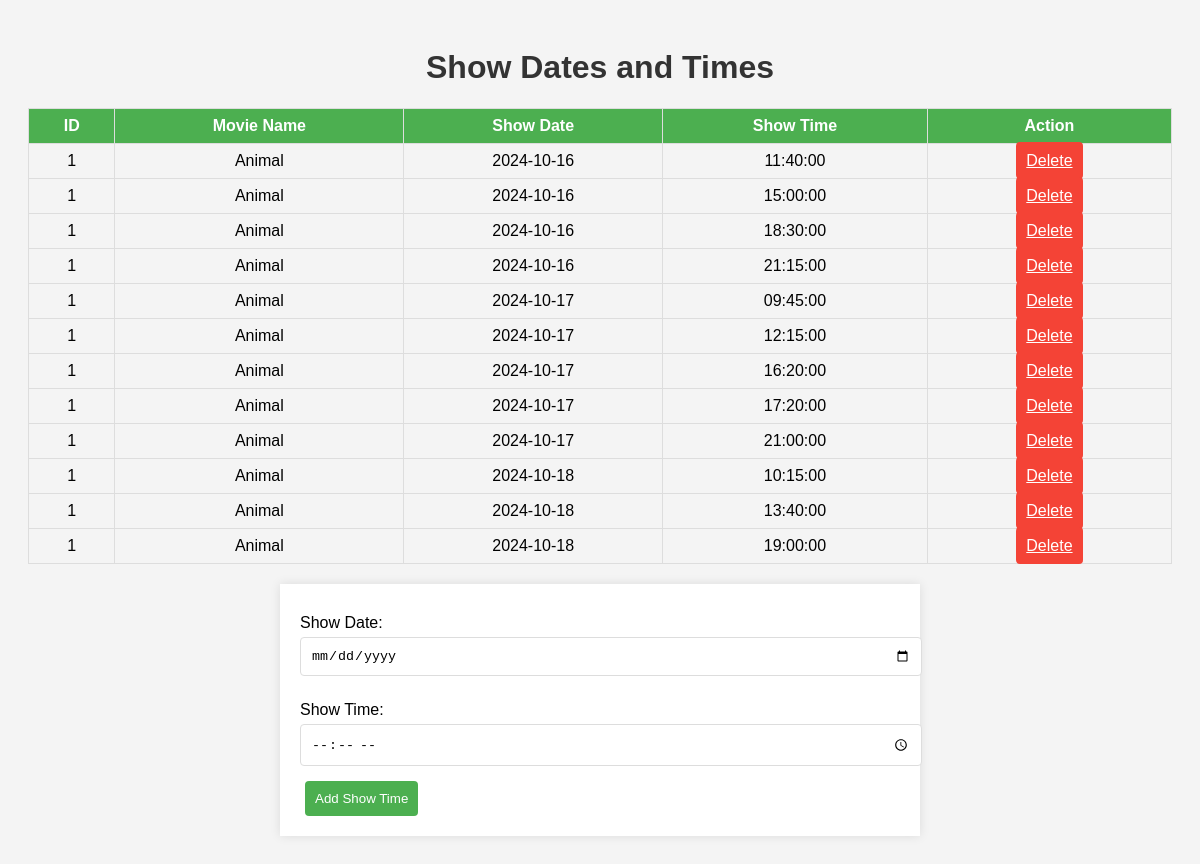
Screenshot of /admin/edit_show_dates.php?movie_id=1 with the database file from the repository.
### tables this page shows
CREATE TABLE `showtimes` (
  `movie_id` int(5) DEFAULT NULL,
  `movie_name` varchar(255) DEFAULT NULL,
  `show_date` date DEFAULT NULL,
  `show_time` time DEFAULT NULL
);

### admin/edit_show_dates.php (the view, shortened to what this page needs)
<?php
include 'config.php';
$movie_id = isset($_GET['movie_id']) ? $_GET['movie_id'] : 0;
$sql_show_times = "SELECT * FROM showtimes WHERE movie_id = $movie_id ORDER BY show_date ASC , show_time ASC";
$result_show_times = $con->query($sql_show_times);
?>
<!DOCTYPE html>
<html lang="en">
<head>
</head>
<body>
    <h1>Show Dates and Times</h1>
    <table>
        <tr>
            <th>ID</th>
            <th>Movie Name</th>
            <th>Show Date</th>
            <th>Show Time</th>
            <th>Action</th>
        </tr>
        <?php
        if ($result_show_times->num_rows > 0) {
            while ($row = $result_show_times->fetch_assoc()) {
                echo "<tr>
                        <td>{$row['movie_id']}</td>
                        <td>{$row['movie_name']}</td>
                        <td>{$row['show_date']}</td>
                        <td>{$row['show_time']}</td>
                        <td>
                            <a href='?movie_id=$movie_id&delete_date={$row['show_date']}&delete_time={$row['show_time']}' class='delete-btn'>Delete</a>
                        </td>
                    </tr>";
            }
        } else {
            echo "<tr><td colspan='5'>No show times available.</td></tr>";
        }
        ?>
    </table>
    <form method="POST">
        <label for="show_date">Show Date:</label>
        <input type="date" id="show_date" name="show_date" required>
        <label for="show_time">Show Time:</label>
        <input type="time" id="show_time" name="show_time" required>
        <input type="submit" value="Add Show Time">
    </form>
</body>
</html>

### admin/edit_show_dates.php (style rules this page uses)
body { font-family: Arial, sans-serif; background-color: #f4f4f4; padding: 20px; }
h1 { text-align: center; color: #333; }
table { width: 100%; border-collapse: collapse; margin: 20px 0; }
table, th, td { border: 1px solid #ddd; padding: 8px; text-align: center; }
th { background-color: #4CAF50; color: white; }
form { max-width: 600px; margin: auto; background-color: white; padding: 20px; box-shadow: 0 0 10px rgba(0, 0, 0, 0.1); }
label { display: block; margin: 10px 0 5px; }
input[type="date"], input[type="time"], input[type="number"] { width: 100%; padding: 10px; margin-bottom: 15px; border: 1px solid #ddd; border-radius: 4px; }
input[type="submit"], .delete-btn { background-color: #4CAF50; color: white; padding: 10px; border: none; border-radius: 4px; cursor: pointer; width: auto; margin: 0 5px; }
.delete-btn { background-color: #f44336; }

### rows the page displays
showtimes: movie "1", movie_name "Animal", show_date "2024-10-16", show_time "11:40:00"
showtimes: movie "1", movie_name "Animal", show_date "2024-10-16", show_time "15:00:00"
showtimes: movie "1", movie_name "Animal", show_date "2024-10-16", show_time "18:30:00"
showtimes: movie "1", movie_name "Animal", show_date "2024-10-16", show_time "21:15:00"
showtimes: movie "1", movie_name "Animal", show_date "2024-10-17", show_time "09:45:00"
showtimes: movie "1", movie_name "Animal", show_date "2024-10-17", show_time "12:15:00"
showtimes: movie "1", movie_name "Animal", show_date "2024-10-17", show_time "16:20:00"
showtimes: movie "1", movie_name "Animal", show_date "2024-10-17", show_time "17:20:00"
showtimes: movie "1", movie_name "Animal", show_date "2024-10-17", show_time "21:00:00"
showtimes: movie "1", movie_name "Animal", show_date "2024-10-18", show_time "10:15:00"
showtimes: movie "1", movie_name "Animal", show_date "2024-10-18", show_time "13:40:00"
showtimes: movie "1", movie_name "Animal", show_date "2024-10-18", show_time "19:00:00"
